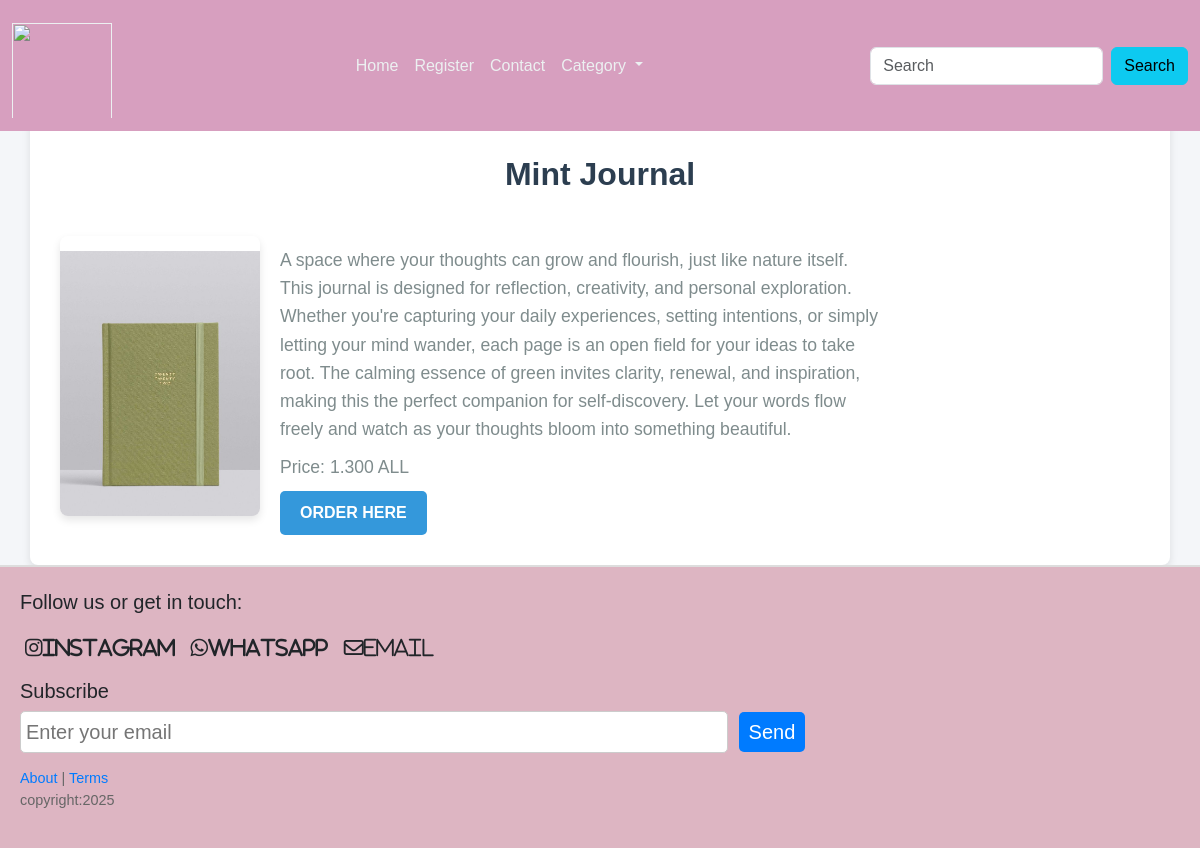
Screenshot of /detail/38 with the database file from the repository.
### appi/models.py (models this page shows, shortened)
class Book(models.Model):
    book_title=models.CharField(max_length=250,null=250,blank=True)
    book_description=models.TextField(max_length=2000,null=True,blank=True)
    book_image=models.ImageField(upload_to="book/",null=True,blank=True)
    book_price=models.DecimalField(max_digits=5,decimal_places=3,null=True,blank=True)
    book_category=models.ForeignKey(Category, null= True, blank=True, on_delete=models.CASCADE)
    book_shelf=models.BooleanField(null=True,blank=True)
    book_jornual=models.BooleanField(null=True,blank=True)

### appi/views.py (the view)
# urls.py: path("detail/<int:id>",views.detail,name="detailpage"),
def detail(request,id):
    detailBook= Book.objects.get(pk = id)
    categories = Category.objects.all()
    context={"detailBook":detailBook, "categories":categories}
    return render(request,"detail.html",context)

### appi/templates/detail.html (shortened to what this page needs)
<!DOCTYPE html>
{% extends 'index.html' %}
{% load static %}
{% block content %}
<html lang="en">
<head>
    <link rel="stylesheet" href="{% static 'css/bootstrap.min.css' %}">
    <link rel="stylesheet" href="{% static 'css/book.css' %}">
    <link rel="stylesheet" href="https://cdnjs.cloudflare.com/ajax/libs/font-awesome/6.7.1/css/all.min.css">
</head>
<body>
    <nav class="navbar navbar-expand-lg position-absolute top-0 w-100">
        <div class="container-fluid">
          <a class="navbar-brand" href=""><img src="{% static 'image/logo.jpg' %}" alt="" style="width: 100px;height: 105px;"><br>
          <div class="collapse navbar-collapse" id="navbarSupportedContent">
            <ul class="navbar-nav mx-auto mb-2 mb-lg-0">
              <li class="nav-item">
                <a class="nav-link active" aria-current="page" href="{% url 'homepage'%}">Home</a>
              </li>
              <li class="nav-item">
              <a class="nav-link active" aria-current="page" href="{% url 'registerpage'%}">Register</a>
              </li>
              <li class="nav-item">
                <a class="nav-link active" aria-current="page" href="{% url 'contactpage'%}">Contact</a>
              </li>
              <li class="nav-item dropdown">
                <a class="nav-link dropdown-toggle" role="button" data-bs-toggle="dropdown" aria-expanded="false">
                  Category
                </a>
              </li>
            </ul>
            <form class="d-flex" role="search">
              <input class="form-control me-2" type="search" placeholder="Search" aria-label="Search">
              <button class="btn btn-info" type="submit">Search</button>
            </form>
          </div>
        </div>
      </nav>
    <div class="container detail">
        <h1>{{ detailBook.book_title }}</h1>
        <div style="display: flex; align-items: flex-start; gap: 20px;">
            <img src="{{ detailBook.book_image.url }}" alt="{{ detailBook.book_title }}">
            <div class="book">
                <p>{{ detailBook.book_description }}</p>
                <p class="book-price">Price: {{ detailBook.book_price }} ALL</p>
                <a href="{% url 'contactpage' %}" class="btn btn-primary">Order here</a>
            </div>
        </div>
    </div>
</body>
</html>
{% endblock %}

### appi/static/css/book.css (style rules this page uses)
* { padding: 0; margin: 0; box-sizing: border-box; }
body { line-height: 1.5; font-family: italic; font-size: 1em; }
.navbar-brand img { width: 80px; height: 80px; image-orientation: inherit; }
.container img { width: 40%; height: 50%; }
.container { background-color: white }
.container-fluid img { padding-top: 10%; }
.container h1 { text-align: center; font-family: 'Lucida Sans', 'Lucida Sans Regular', 'Lucida Grande', 'Lucida Sans Unicode', Geneva, Verdana, sans-serif; padding-top: 40px; padding-bottom: 35px; }
body { margin: 0; font-family: Arial, sans-serif; }
.detail img { width: 400px; height: 550px; padding-top: 15px; }
.detail h1 { margin-top: 6%; }
.book { max-width: 600px; }
.book p { margin: 10px 0; line-height: 1.6; }

### appi/templates/detail.html (style rules this page uses)
body { font-family: 'Arial', sans-serif; background-color: #f4f6f9; }
.navbar { background-color: #d79fbf; }
.navbar a { color: #ecf0f1 !important; }
.navbar-brand { font-size: 1.5rem; color: #ecf0f1 !important; }
.detail { background-color: white; padding: 30px; border-radius: 8px; box-shadow: 0 4px 8px rgba(0, 0, 0, 0.1); margin-top: 20px; }
.detail h1 { color: #2c3e50; font-size: 2rem; font-weight: bold; }
.detail img { max-width: 200px; height: auto; border-radius: 8px; margin-bottom: 15px; box-shadow: 0 4px 8px rgba(0, 0, 0, 0.1); }
.book { max-width: 600px; }
.book p { font-size: 1.1rem; line-height: 1.6; color: #7f8c8d; }
.btn-primary { background-color: #3498db; border: none; color: white; padding: 10px 20px; border-radius: 5px; text-transform: uppercase; font-weight: bold; }

### rows the page displays
Book: book_title "Mint Journal", book_image (picture), book_description "A space where your thoughts can grow and flourish, just like nature itself. This journal is designed for reflection, creativity, and personal exploration. Whether you're capturing your daily experiences, setting intentions, or simply letting your mind wander, each page is an open field for your ideas to take root. The calming essence of green invites clarity, renewal, and inspiration, making this the perfect companion for self-discovery. Let your words flow freely and watch as your thoughts bloom into something beautiful.", book_price "1.300"
